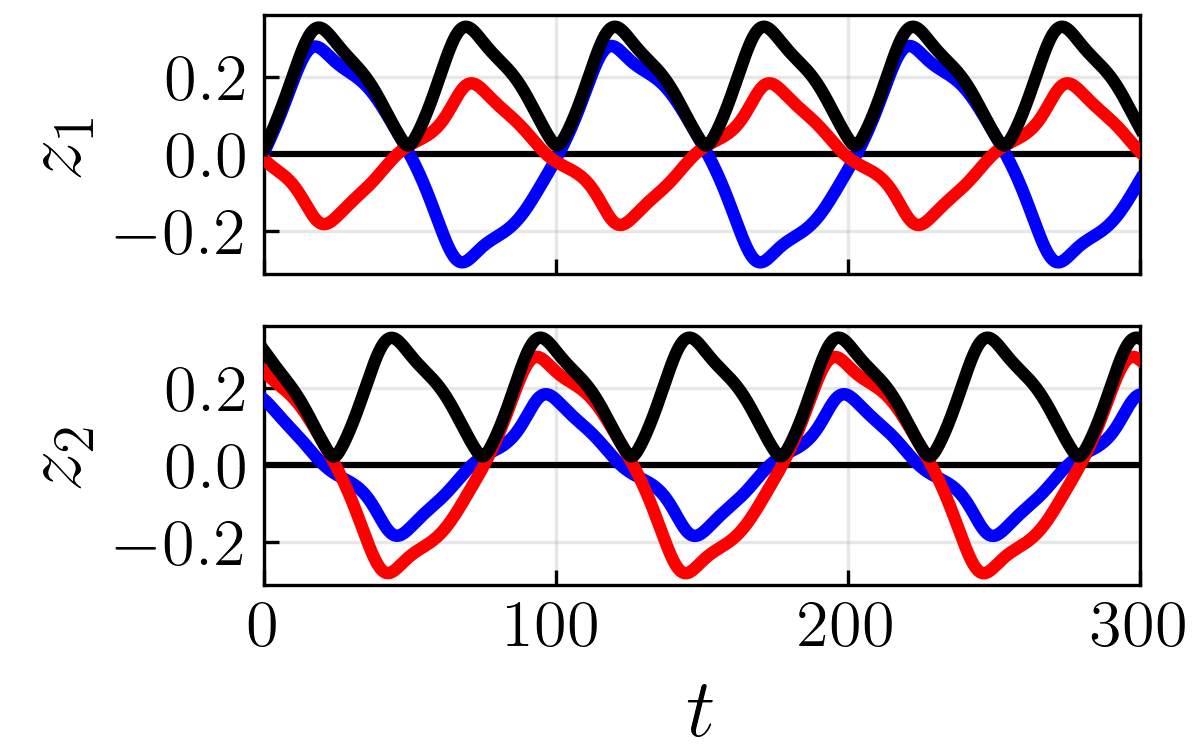

The script that saved this image:
from functions import *
from back_process import *
from time_integrators import *


if __name__ == '__main__':
    dir_RO = r"C:\mnustes_science\simulation_data\FD\pdnlS_dimer\nu=0.1000\mu=0.1000\gamma=0.2000\k=0.0700"
    # dir_RO = r"C:\mnustes_science\simulation_data\FD\pdnlS_dimer\nu=0.1000\mu=0.1000\gamma=0.2000\k=0.0700"
    # dir_steady = r"C:\mnustes_science\simulation_data\FD\pdnlS_dimer\nu=0.1000\mu=0.1000\gamma=0.2000\k=0.0200"
    # dir_damped = r"C:\mnustes_science\simulation_data\FD\pdnlS_dimer\nu=0.2000\mu=0.1000\gamma=0.2000\k=0.0200"

    T_RO = np.loadtxt(dir_RO + '/T.txt', delimiter=',')[:-1]
    U_RO = np.loadtxt(dir_RO + '/U.txt', delimiter=',', dtype=np.complex128)
    V_RO = np.loadtxt(dir_RO + '/V.txt', delimiter=',', dtype=np.complex128)

    #T_steady = np.loadtxt(dir_steady + '/T.txt', delimiter=',')[:-1]
    #U_steady = np.loadtxt(dir_steady + '/U.txt', delimiter=',', dtype=np.complex128)
    #V_steady = np.loadtxt(dir_steady + '/V.txt', delimiter=',', dtype=np.complex128)

    fig, (ax1, ax2) = plt.subplots(2,figsize=(4, 2.5))
    ax1.plot(T_RO, np.real(U_RO), c="b", label="$\\textrm{Re }z_1$", lw=3, zorder=5)
    ax1.plot(T_RO, np.imag(U_RO), c="r", label="$\\textrm{Im }z_1$", lw=3, zorder=5)
    ax1.plot(T_RO, np.abs(U_RO), c="k", label="$|z_1|$", lw=3, zorder=5)
    ax1.hlines(0, 0, 300, colors="k")
    ax1.set_ylabel('$z_1$', size=20)
    ax1.set_xlim(0, 300)
    ax1.tick_params(axis="both", direction="in", labelsize=16, labelbottom=False)
    ax1.set_yticks([-0.2, 0, 0.2])
    #ax1.legend(fontsize=16)
    ax1.grid(alpha=0.3)

    ax2.plot(T_RO, np.real(V_RO), c="b", label="$\\textrm{Re }z_2$", lw=3, zorder=5)
    ax2.plot(T_RO, np.imag(V_RO), c="r", label="$\\textrm{Im }z_2$", lw=3, zorder=5)
    ax2.plot(T_RO, np.abs(V_RO), c="k", label="$|z_2|$", lw=3, zorder=5)
    ax2.hlines(0, 0, 300, colors="k")
    ax2.set_ylabel('$z_2$', size=20)
    ax2.set_xlabel('$t$', size=20)
    ax2.set_xlim(0, 300)
    ax2.tick_params(axis="both", direction="in", labelsize=16)
    ax2.set_yticks([-0.2, 0, 0.2])
    ax2.grid(alpha=0.3)

    fig.subplots_adjust(left=0.22, right=0.95, bottom=0.22, top=0.98)
    plt.savefig("timeseries.png", dpi=300)
    plt.close()